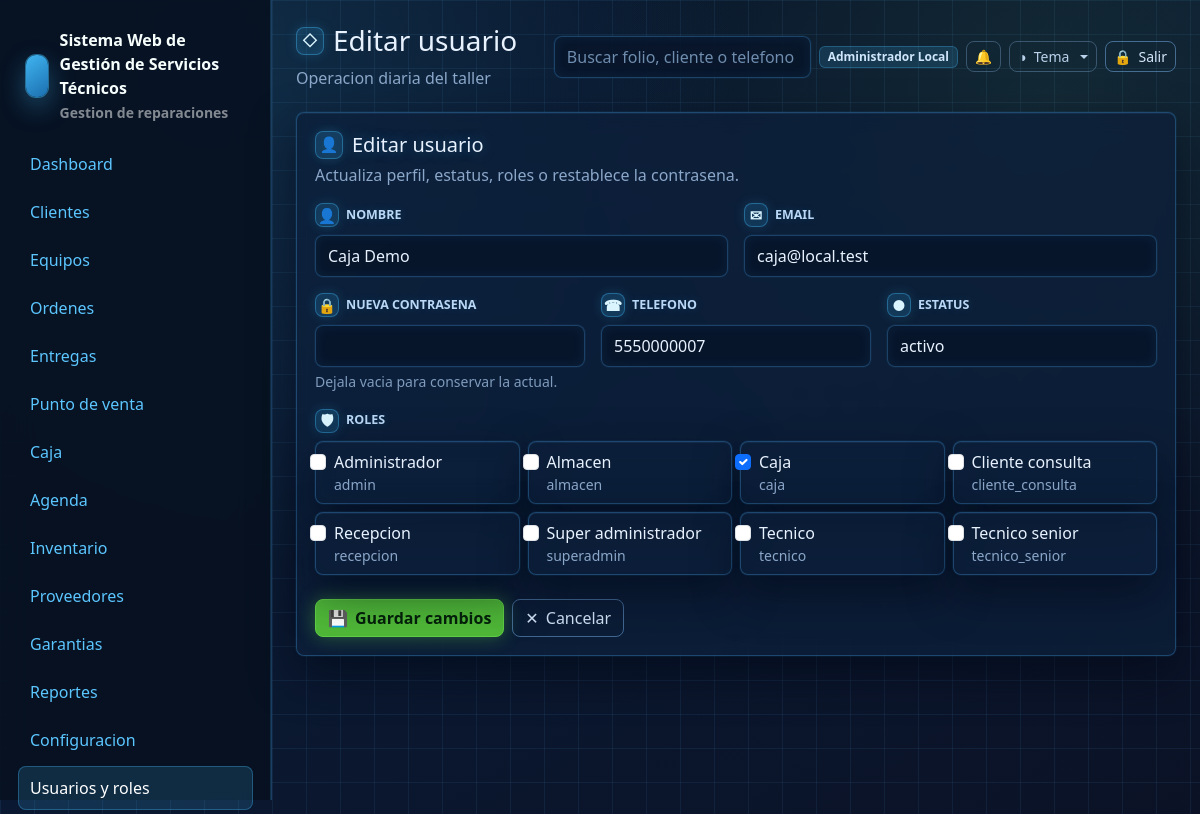
/usuarios/9/edit (signed in), run on the app's committed database.
### tables this page shows
CREATE TABLE users (
    id INT UNSIGNED AUTO_INCREMENT PRIMARY KEY,
    name VARCHAR(160) NOT NULL,
    email VARCHAR(190) NOT NULL UNIQUE,
    password VARCHAR(255) NOT NULL,
    phone VARCHAR(40) NULL,
    status ENUM('activo','inactivo','bloqueado') NOT NULL DEFAULT 'activo',
    last_login_at DATETIME NULL,
    created_at DATETIME NOT NULL DEFAULT CURRENT_TIMESTAMP,
    updated_at DATETIME NULL ON UPDATE CURRENT_TIMESTAMP,
    deleted_at DATETIME NULL
);

CREATE TABLE roles (
    id INT UNSIGNED AUTO_INCREMENT PRIMARY KEY,
    name VARCHAR(80) NOT NULL UNIQUE,
    label VARCHAR(120) NOT NULL,
    created_at DATETIME NOT NULL DEFAULT CURRENT_TIMESTAMP,
    updated_at DATETIME NULL ON UPDATE CURRENT_TIMESTAMP
);

### resources/views/usuarios/form.php (the view, shortened to what the rows shown need)
<?php
$isEdit = !empty($usuario);
$action = $isEdit ? url('/usuarios/' . $usuario['id']) : url('/usuarios');
$val = static fn (string $key, string $default = ''): string => (string) ($usuario[$key] ?? $default);
?>
<form class="glass-card" method="post" action="<?= e($action) ?>">
    <div class="d-flex justify-content-between align-items-start gap-3 mb-3">
        <div>
            <h2 class="h5 mb-1" data-icon="&#128100;"><?= $isEdit ? 'Editar usuario' : 'Nuevo usuario' ?></h2>
            <p class="text-muted mb-0"><?= $isEdit ? 'Actualiza perfil, estatus, roles o restablece la contrasena.' : 'Crea acceso administrativo y asigna roles operativos.' ?></p>
        </div>
    </div>
    <div class="row g-3">
        <div class="col-md-6">
            <label class="form-label" for="name" data-icon="&#128100;">Nombre</label>
            <input class="form-control" id="name" name="name" value="<?= e($val('name')) ?>" required>
        </div>
        <div class="col-md-6">
            <label class="form-label" for="email" data-icon="&#9993;">Email</label>
            <input class="form-control" id="email" type="email" name="email" value="<?= e($val('email')) ?>" required>
        </div>
        <div class="col-md-4">
            <label class="form-label" for="password" data-icon="&#128274;"><?= $isEdit ? 'Nueva contrasena' : 'Contrasena' ?></label>
            <input class="form-control" id="password" type="password" name="password" <?= $isEdit ? '' : 'required' ?>>
            <?php if ($isEdit): ?><div class="form-text">Dejala vacia para conservar la actual.</div><?php endif; ?>
        </div>
        <div class="col-md-4">
            <label class="form-label" for="phone" data-icon="&#9742;">Telefono</label>
            <input class="form-control" id="phone" name="phone" value="<?= e($val('phone')) ?>">
        </div>
        <div class="col-md-4">
            <label class="form-label" for="status" data-icon="&#9679;">Estatus</label>
            <select class="form-select" id="status" name="status">
                <?php foreach (['activo','inactivo','bloqueado'] as $status): ?>
                    <option value="<?= e($status) ?>" <?= $val('status', 'activo') === $status ? 'selected' : '' ?>><?= e($status) ?></option>
                <?php endforeach; ?>
            </select>
        </div>
        <div class="col-12">
            <label class="form-label" data-icon="&#128737;">Roles</label>
            <div class="row g-2">
                <?php foreach ($roles as $role): ?>
                    <div class="col-md-3 col-sm-6">
                        <label class="form-check glass-card py-2 mb-0">
                            <input class="form-check-input" type="checkbox" name="roles[]" value="<?= e($role['id']) ?>" <?= in_array((int) $role['id'], $roleIds ?? [], true) ? 'checked' : '' ?>>
                            <span class="form-check-label"><?= e($role['label']) ?></span>
                            <small class="d-block text-muted"><?= e($role['name']) ?></small>
                        </label>
                    </div>
                <?php endforeach; ?>
            </div>
        </div>
    </div>
    <div class="d-flex gap-2 mt-4">
        <button class="btn btn-primary" data-icon="&#128190;"><?= $isEdit ? 'Guardar cambios' : 'Crear usuario' ?></button>
        <a class="btn btn-outline-dark" data-icon="&#10005;" href="<?= e(url('/usuarios')) ?>">Cancelar</a>
    </div>
</form>

### app/Core/Router.php (shortened to what the rows shown need)
<?php
final class Router
{
    private array $routes = [];
    private function add(string $method, string $path, callable|array $handler): void
    {
        $pattern = preg_replace('#\{([a-zA-Z_][a-zA-Z0-9_]*)\}#', '(?P<$1>[^/]+)', $path);
        $this->routes[] = [
            'method' => $method,
            'path' => $path,
            'pattern' => '#^' . $pattern . '$#',
            'handler' => $handler,
        ];
    }
    public function dispatch(Request $request): void
    {
        foreach ($this->routes as $route) {
            if ($route['method'] !== $request->method()) {
                continue;
            }
            if (preg_match($route['pattern'], $request->path(), $matches)) {
                $params = array_filter($matches, 'is_string', ARRAY_FILTER_USE_KEY);
                $handler = $route['handler'];
                if (is_array($handler)) {
                    [$class, $method] = $handler;
                    $controller = new $class();
                    $controller->{$method}($request, ...array_values($params));
                    return;
                }
                return;
            }
        }
    }
}

### resources/views/layouts/app.php (shortened to what the rows shown need)
<?php
$user = Auth::user();
$appConfig = require BASE_PATH . '/config/app.php';
$systemName = (string) ($appConfig['name'] ?? 'Servicio Tecnico');
$systemCurrency = 'MXN';
$businessLogo = '';
try {
    $cfg = new ConfiguracionService();
    $systemName = trim((string) $cfg->get('sistema.nombre', $systemName)) ?: $systemName;
    $systemCurrency = monedaSistema($systemCurrency);
    $businessLogo = config_asset_src((string) $cfg->get('negocio.logo_url', ''));
} catch (Throwable) {
    $businessLogo = '';
}
?>
<!doctype html>
<html lang="es">
<head>
    <link href="https://cdn.jsdelivr.net/npm/bootstrap@5.3.3/dist/css/bootstrap.min.css" rel="stylesheet">
    <link href="<?= e(asset('css/app.css') . '?v=20260708-pos-modal-theme') ?>" rel="stylesheet">
    <link href="<?= e(asset('css/themes/crystal.css') . '?v=20260708-pos-modal-theme') ?>" rel="stylesheet">
    <link href="<?= e(asset('css/themes/dark.css') . '?v=20260708-pos-modal-theme') ?>" rel="stylesheet">
    <link href="<?= e(asset('css/themes/live.css') . '?v=20260708-pos-modal-theme') ?>" rel="stylesheet">
    <link href="<?= e(asset('css/themes/blueprint.css') . '?v=20260708-pos-modal-theme') ?>" rel="stylesheet">
</head>
<body data-currency="<?= e($systemCurrency) ?>">
<div class="app-shell">
    <aside class="sidebar" id="app-sidebar">
        <div class="brand">
            <?php if ($businessLogo !== ''): ?>
                <img class="brand-logo" src="<?= e($businessLogo) ?>" alt="<?= e($systemName) ?>">
            <?php else: ?>
                <div class="brand-mark"></div>
            <?php endif; ?>
            <div>
                <div><?= e($systemName) ?></div>
                <small class="text-white-50">Gestion de reparaciones</small>
            </div>
        </div>
        <nav class="nav flex-column">
            <?php foreach ([
                ['Dashboard', '/', 'dashboard'],
                ['Clientes', '/clientes', 'clientes'],
                ['Equipos', '/equipos', 'equipos'],
                ['Ordenes', '/ordenes', 'ordenes'],
                ['Entregas', '/entregas', 'ordenes'],
                ['Punto de venta', '/punto-venta', 'punto_venta'],
                ['Caja', '/caja', 'caja'],
                ['Agenda', '/agenda', 'agenda'],
                ['Inventario', '/inventario', 'inventario'],
                ['Proveedores', '/proveedores', 'proveedores'],
                ['Garantias', '/garantias', 'garantias'],
                ['Reportes', '/reportes', 'reportes'],
                ['Configuracion', '/configuracion', 'configuracion'],
                ['Usuarios y roles', '/usuarios', 'usuarios'],
                ['Licencia demo', '/licencia', 'licencias'],
            ] as [$label, $href, $module]): ?>
                <?php if (Auth::can($module, 'ver')): ?>
                    <a class="nav-link <?= e(is_active($href)) ?>" href="<?= e(url($href)) ?>"><?= e($label) ?></a>
                <?php endif; ?>
            <?php endforeach; ?>
        </nav>
    </aside>
    <main class="main">
        <header class="topbar">
            <div class="topbar-title">
                <h1 class="h3 mb-1" data-icon="&#9671;"><?= e($title ?? '') ?></h1>
                <div class="text-muted">Operacion diaria del taller</div>
            </div>
            <div class="d-flex align-items-center gap-2 topbar-actions">
                <form class="d-none d-md-block" action="<?= e(url('/ordenes')) ?>">
                    <input class="form-control" name="q" placeholder="Buscar folio, cliente o telefono">
                </form>
                <span class="badge text-bg-light topbar-user"><?= e($user['name'] ?? 'Usuario') ?></span>
                <div class="dropdown">
                    <button class="btn btn-outline-secondary btn-sm notif-bell" type="button" data-bs-toggle="dropdown" aria-expanded="false" aria-label="Notificaciones">
                        &#128276;
                    </button>
                </div>
                <div class="dropdown theme-switcher">
                    <button class="btn btn-outline-secondary btn-sm dropdown-toggle" type="button" data-bs-toggle="dropdown" aria-expanded="false" aria-label="Tema" data-icon="&#9681;"><span class="btn-label">Tema</span></button>
                </div>
                <form method="post" action="<?= e(url('/logout')) ?>">
                    <button class="btn btn-outline-dark btn-sm" aria-label="Salir" data-icon="&#128274;"><span class="btn-label">Salir</span></button>
                </form>
            </div>
        </header>
        <?= $content ?>
    </main>
</div>
</body>
</html>

### data on the page
users: name "Administrador Local"
users: name "Caja Demo", email "caja@local.test", phone "5550000007"
roles: label "Administrador", name "admin"
roles: label "Almacen", name "almacen"
roles: id "☑", label "Caja", name "caja"
roles: label "Cliente consulta", name "cliente_consulta"
roles: label "Recepcion", name "recepcion"
roles: label "Super administrador", name "superadmin"
roles: label "Tecnico", name "tecnico"
roles: label "Tecnico senior", name "tecnico_senior"

### other printed values
$systemName "Sistema Web de Gestión de Servicios Técnicos"
$label "Dashboard"
$label "Clientes"
$label "Equipos"
$label "Ordenes"
$label "Entregas"
$label "Punto de venta"
$label "Caja"
$label "Agenda"
$label "Inventario"
$label "Proveedores"
$label "Garantias"
$label "Reportes"
$label "Configuracion"
$label "Usuarios y roles"
